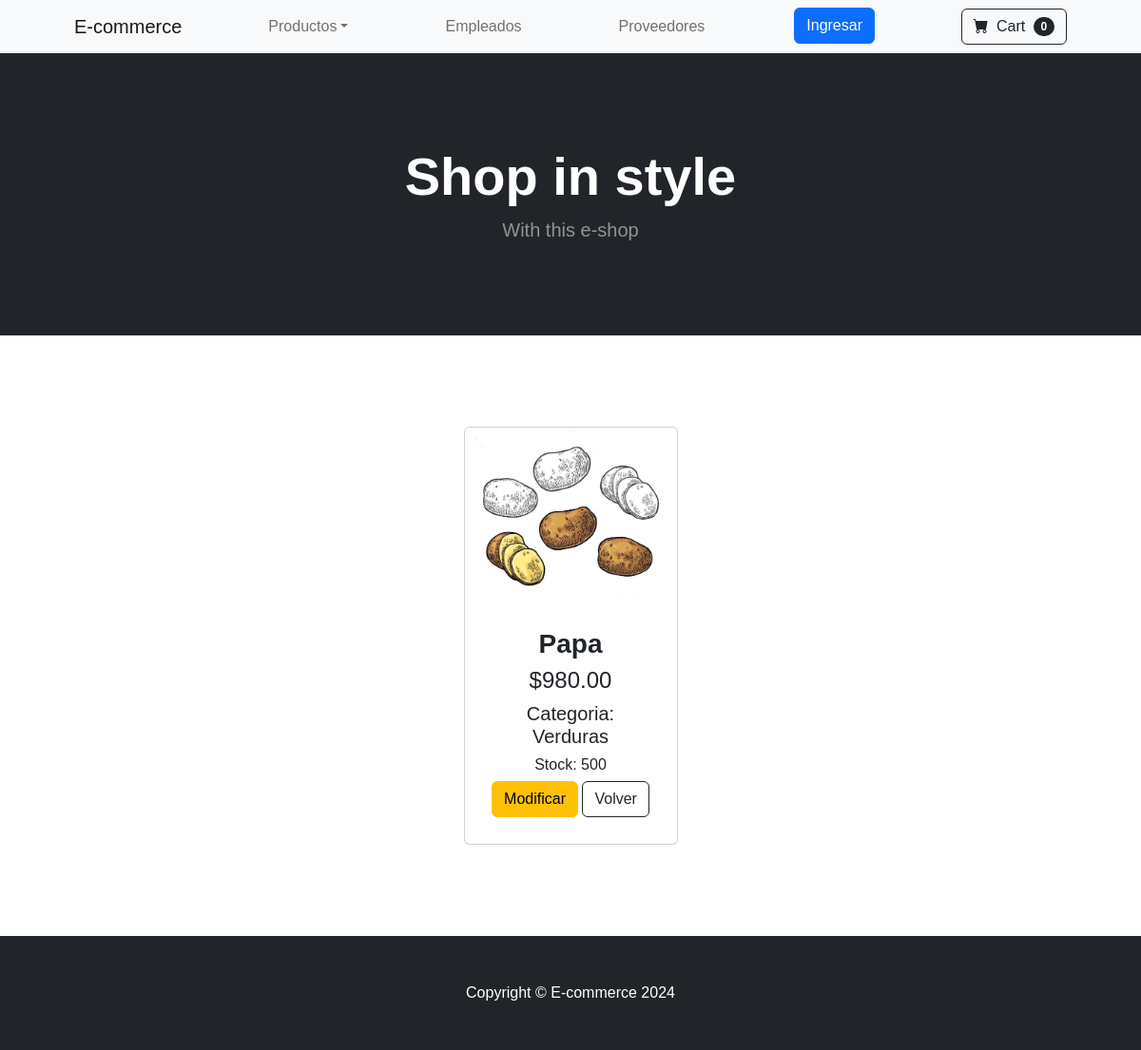
The app's page /ecommerce/detail_product/10, older data.
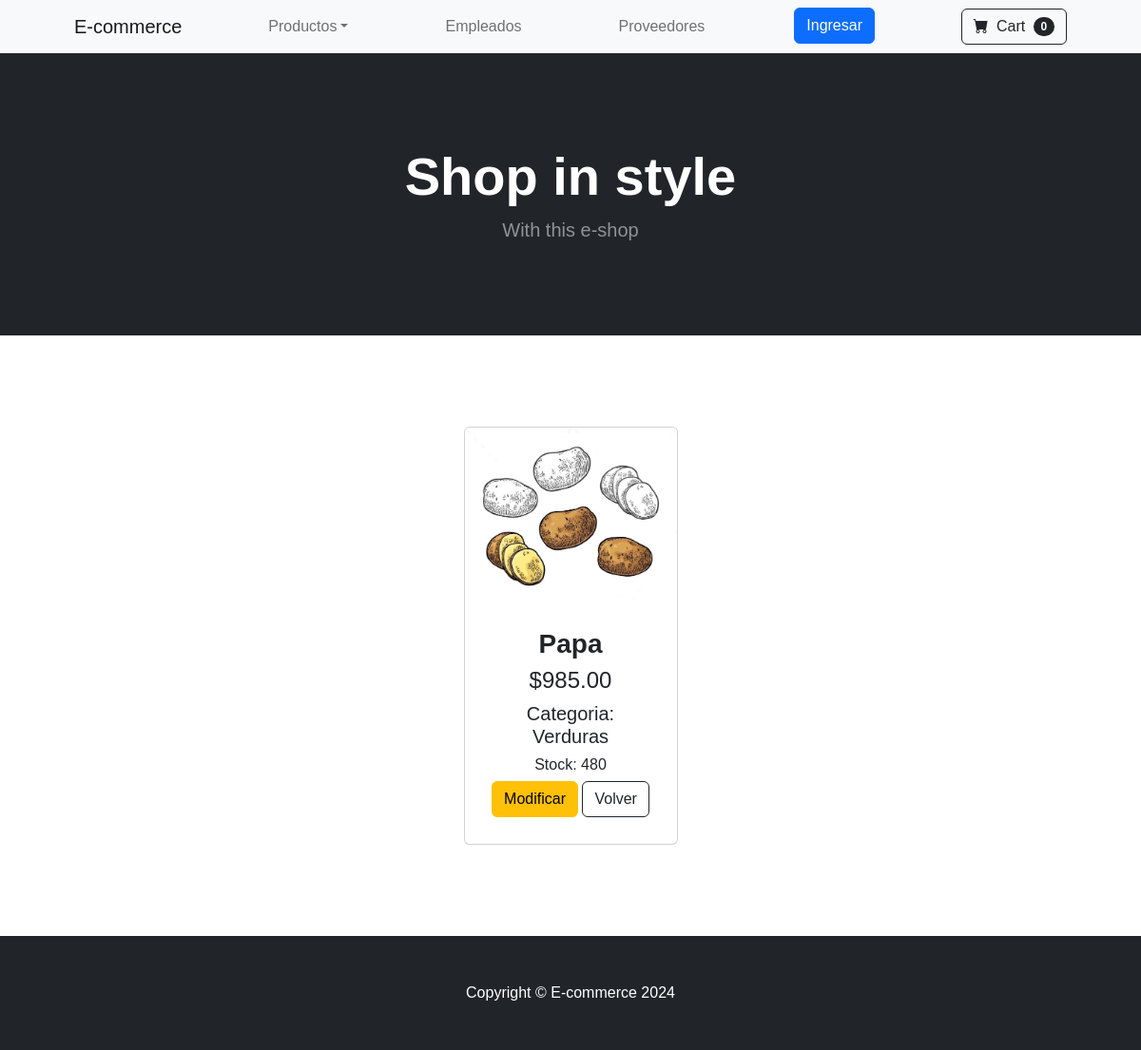
The same page, newer data.
### ecommerce/models.py (models this page shows, shortened)
class Product(models.Model):
    title = models.CharField(max_length=40)
    description = models.CharField(max_length=255)
    category = models.CharField(max_length=50)
    price = models.DecimalField(max_digits=9, decimal_places=2)
    stock = models.IntegerField()

### ecommerce/views.py (the view)
# urls.py: path('detail_product/<int:id>', detailed_product, name='detailedProduct'),
def detailed_product(req, id):
    product = Product.objects.get(id=id)
    return render(req, 'detail_product.html', {'product': product})

### ecommerce/templates/detail_product.html (shortened to what this page needs)
<!DOCTYPE html>
<html lang="en">
    <head>
        {% load static %}
        <link href="https://cdn.jsdelivr.net/npm/bootstrap-icons@1.5.0/font/bootstrap-icons.css" rel="stylesheet" />
        <link href="{% static '/css/styles.css' %}" rel="stylesheet" />
    </head>
    <body>
        {% include 'navbar.html' %}
        {% include 'header.html' %}
        {% block dinamicContent %}
            <section class="py-5 container px-4 px-lg-5 mt-5">
                <div class="row gx-4 gx-lg-5 row-cols-2 row-cols-md-3 row-cols-xl-4 justify-content-center">
                    <div class="col mb-5">
                            <div class="card h-100">
                                <img class="card-img-top" src="{% static 'imgs/potato.jpg' %}" alt={{product.title}} />
                                <div class="card-body p-4 text-center">
                                    <h3 class="fw-bolder">{{product.title}}</h3>
                                    <h4>${{product.price}}</h4>
                                    <h5>Categoria: {{product.category}}</h5>
                                    <h6>Stock: {{product.stock}}</h6>
                                    <a class="btn btn-warning mt-auto mb-1" href="{% url 'updateProduct' product.id %}">Modificar</a>
                                    <a class="btn btn-outline-dark mt-auto mb-1" href="{% url 'products' %}">Volver</a>
                                </div>
                            </div>
                    </div>
                </div>
            </section>
        {% endblock dinamicContent %}
        {% include 'footer.html' %}
    </body>
</html>

Row changes from the older to the newer data that the page shows:
changed Product "Papa": price "980.00" → "985.00"; stock "500" → "480"
